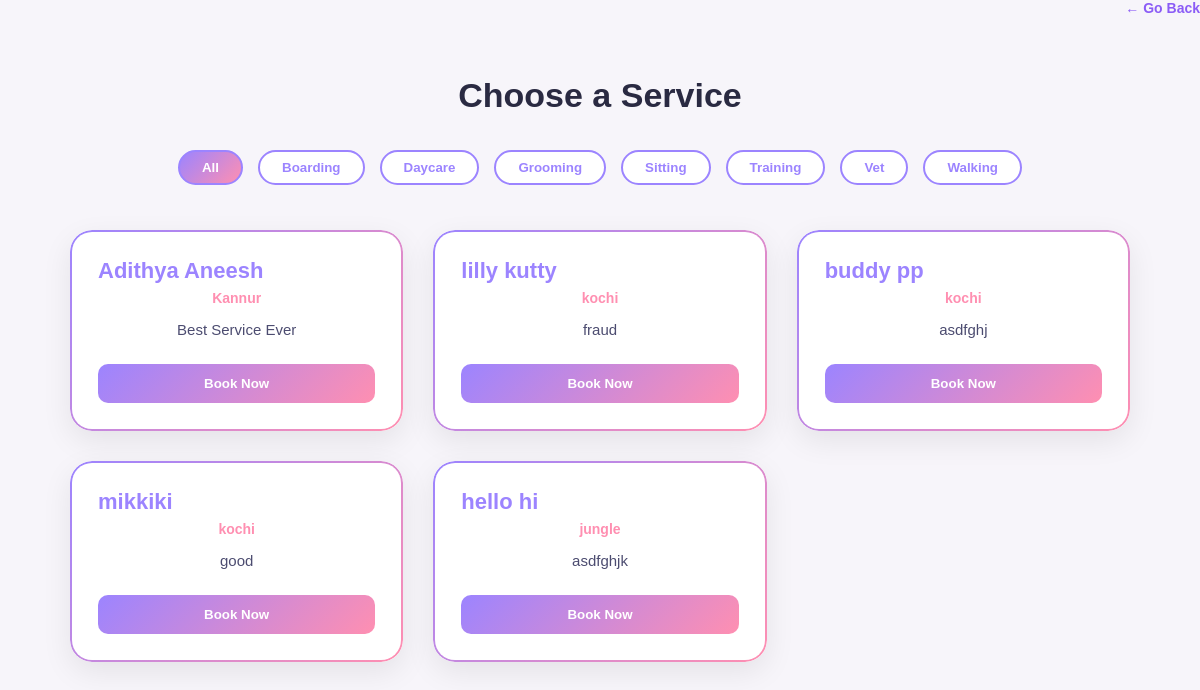
Page /bookservice/ on the earlier database version.
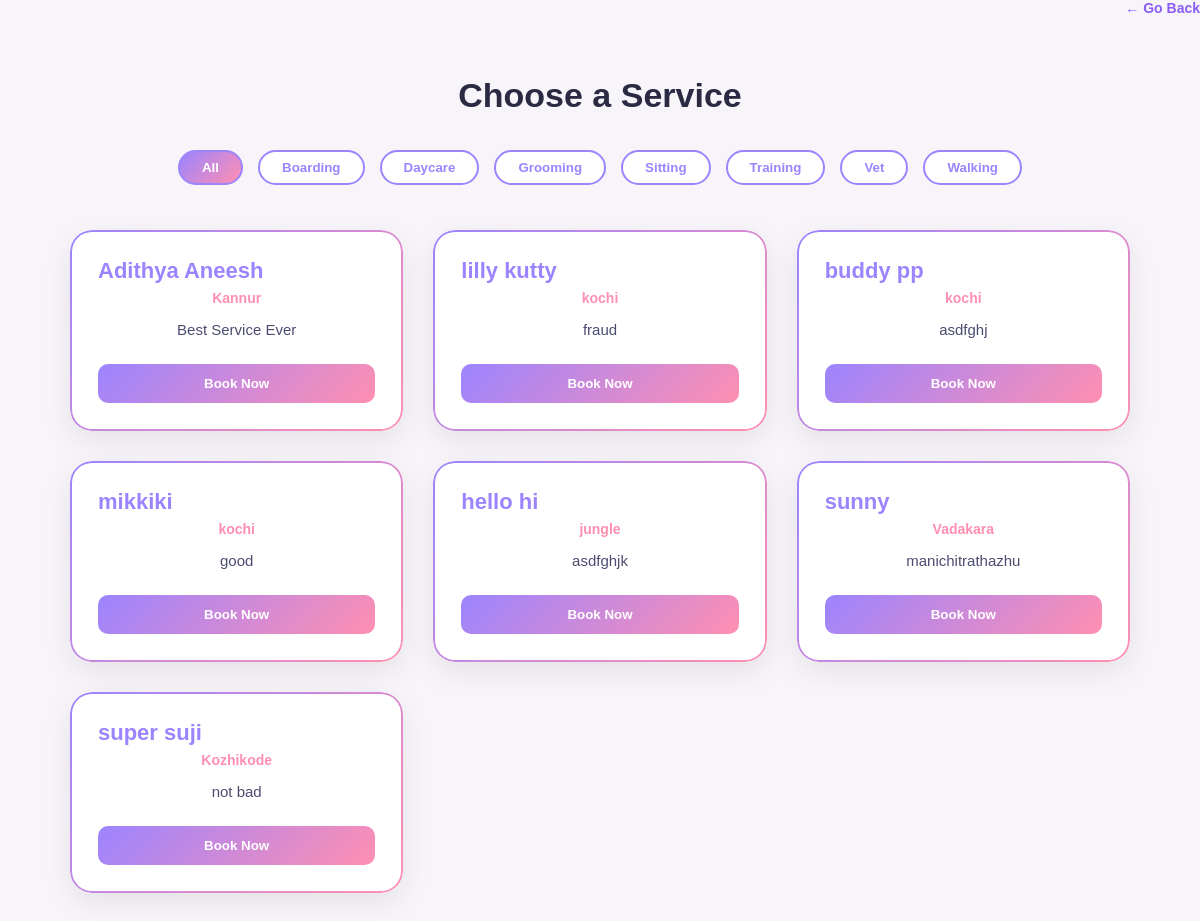
Same page on the later database version.
### PetCare/models.py (models this page shows, shortened)
class ServiceProvider(models.Model):
    PROVIDER_TYPE = (
        ('individual', 'Individual'),
        ('organization', 'Organization / Company'),
    )
    ID_TYPE = (
        ('aadhaar', 'Aadhaar'),
        ('pan', 'PAN'),
        ('passport', 'Passport'),
    )
    user = models.OneToOneField(Profile, on_delete=models.CASCADE)
    full_name = models.CharField(max_length=100,null=True,blank=True)
    phone_number = models.CharField(max_length=15,null=True,blank=True)
    provider_type = models.CharField(max_length=20, choices=PROVIDER_TYPE,null=True,blank=True)
    bio = models.TextField(null=True,blank=True)
    city = models.CharField(max_length=50,null=True,blank=True)
    address = models.TextField(null=True,blank=True)
    pincode = models.CharField(max_length=10,null=True,blank=True)
    latitude = models.FloatField(null=True, blank=True)
    longitude = models.FloatField(null=True, blank=True)
    travel_distance = models.FloatField(null=True, blank=True)
    services = models.JSONField(null=True,blank=True)  # store selected services
    id_type = models.CharField(max_length=20, choices=ID_TYPE,null=True,blank=True)
    id_number = models.CharField(max_length=50,unique=True,null=True,blank=True,help_text="Government ID number")
    id_proof = models.FileField(upload_to='providers/id/',null=True,blank=True)
    grooming_certificate = models.FileField(upload_to='providers/certificates/',null=True,blank=True)
    vet_license = models.FileField(upload_to='providers/certificates/',null=True,blank=True)
    training_certificate = models.FileField(upload_to='providers/certificates/',null=True,blank=True)
    organization_registration = models.FileField(upload_to='providers/certificates/',null=True,blank=True)
    is_verified = models.BooleanField(default=False)

### PetCare/views.py (the view)
# urls.py: path('bookservice/',views.bookservice,name='bookservice'),
def bookservice(request):
    providers = ServiceProvider.objects.filter(
        is_verified=True,
        user__role="service_providers"
    )
    service_keys = set()
    for provider in providers:
        if provider.services:
            if isinstance(provider.services, dict):
                service_keys.update(provider.services.keys())
            elif isinstance(provider.services, list):
                service_keys.update(provider.services)
    services = [
        {"key": key, "label": key.replace("_", " ").title()}
        for key in sorted(service_keys)
    ]
    return render(request, "customer/bookservice.html", {
        "services": services,
        "providers": providers
    })

### PetCare/templates/customer/bookservice.html (shortened to what this page needs)
{% load static %}
<!DOCTYPE html>
<html lang="en">
<head>
    <link rel="stylesheet" href="{% static 'css/customer/bookservice.css' %}">
</head>
<body>
<button type="button" class="back-btn" onclick="window.history.back()">
    ← Go Back
</button>
<div class="container">
    <h1>Choose a Service</h1>
    <section class="services">
    <button class="service active" data-service="all">All</button>
    {% for service in services %}
        <button class="service" data-service="{{ service.key }}">
            {{ service.label }}
        </button>
    {% endfor %}
</section>
    <section class="providers-container">
        {% for provider in providers %}
        <div class="provider-card"
             data-services="{{ provider.services|join:',' }}">
            <h3>{{ provider.full_name }}</h3>
            <p class="city">{{ provider.city }}</p>
            <p class="bio">
                {{ provider.bio|default:"No bio available" }}
            </p>
            <a href="{% url 'booknow' provider.id %}?service={{ service }}">
                <button class="book-btn">Book Now</button>
            </a>
        </div>
        {% empty %}
            <p>No providers available</p>
        {% endfor %}
    </section>
</div>
</body>
</html>

Differences in the rows shown:
added ServiceProvider: full_name "sunny", city "Vadakara", bio "manichitrathazhu"
added ServiceProvider: full_name "super suji", city "Kozhikode", bio "not bad"
